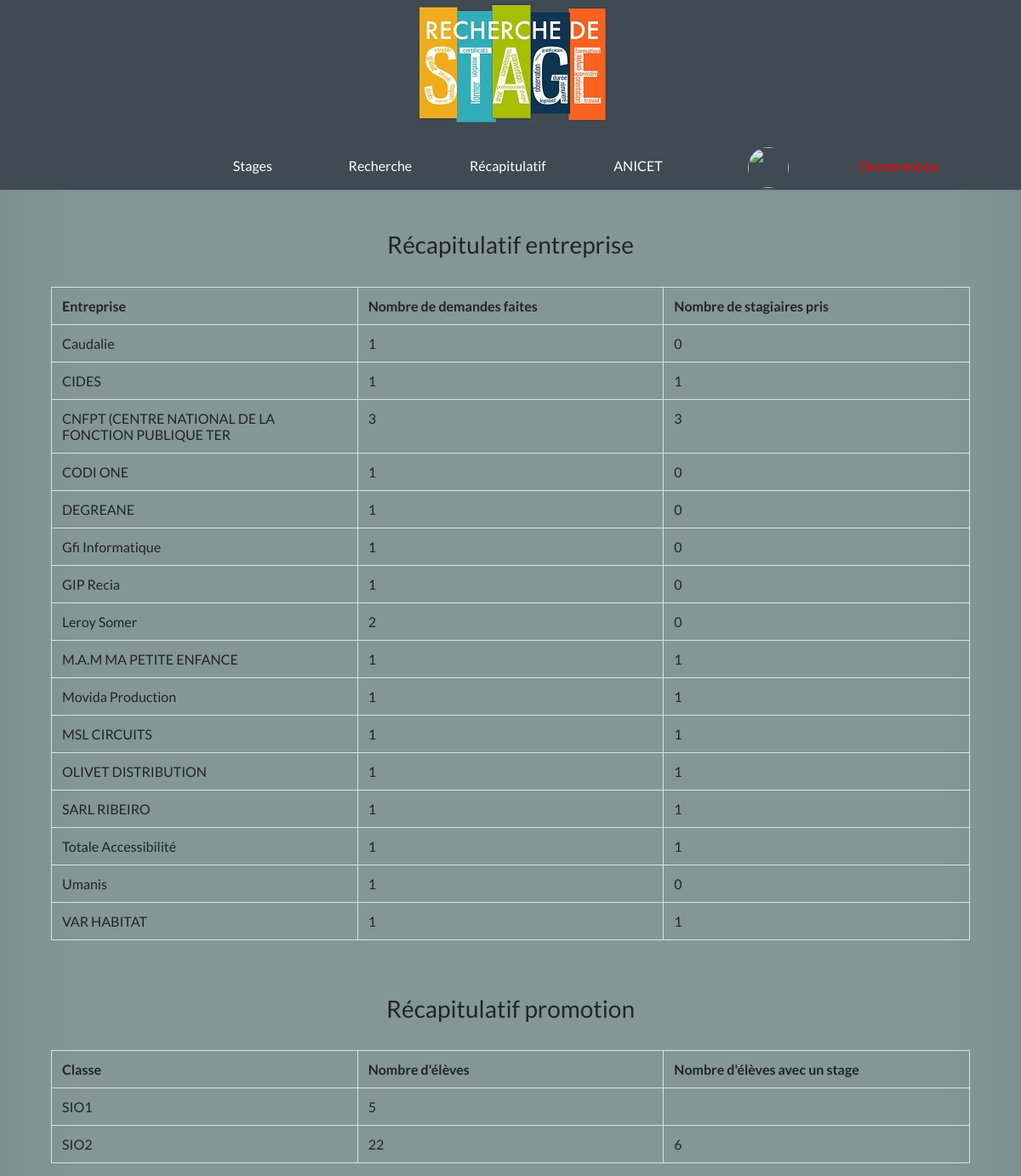
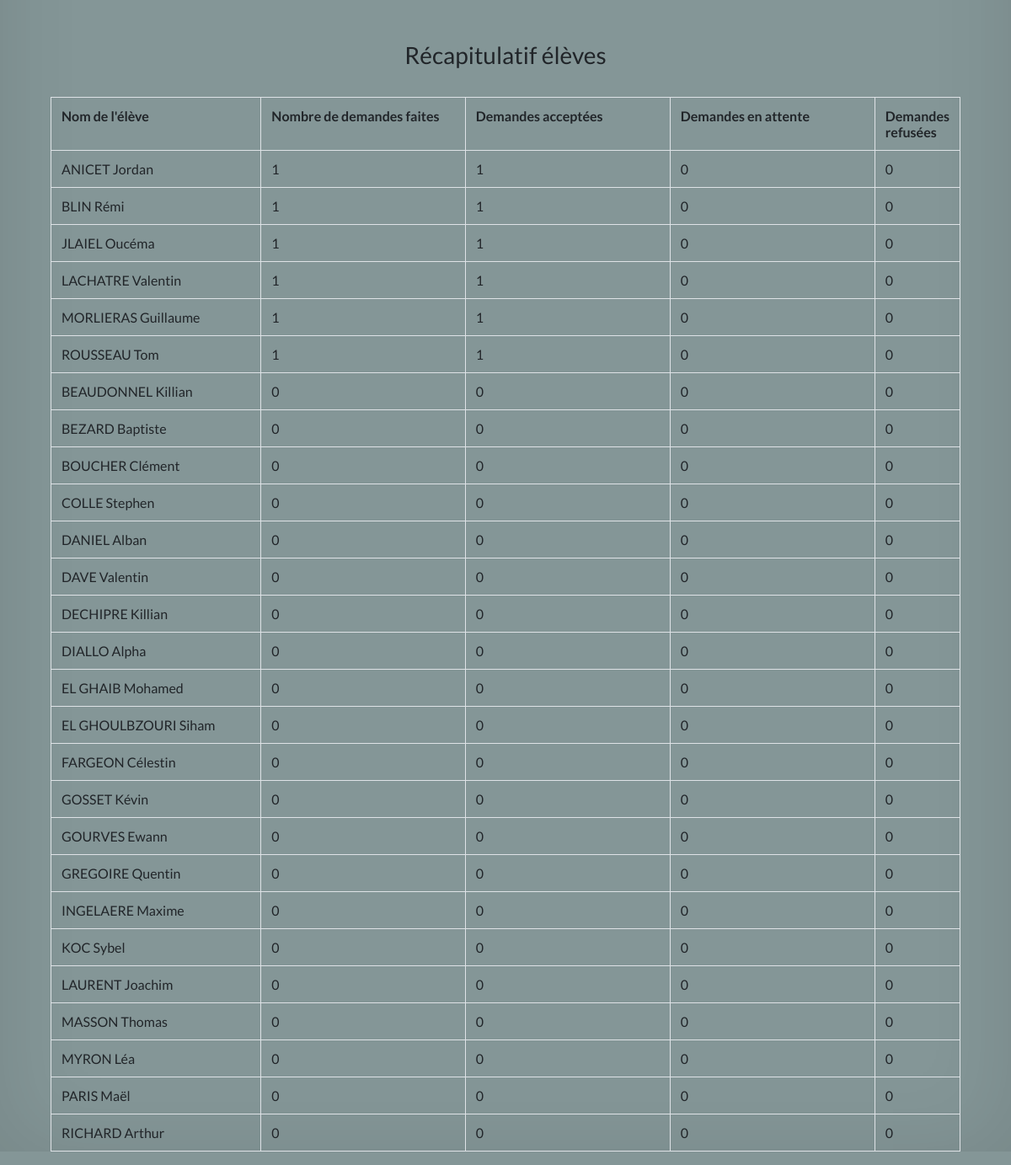
The app's page /tableaurec.php (signed in) with its own data (2 pictures, top to bottom).
### tables this page shows
CREATE TABLE `sta_entreprise` (
  `SIRET` varchar(50) NOT NULL,
  `nom` varchar(50) NOT NULL,
  `code_NAF` varchar(50) NOT NULL,
  `tel` varchar(50) NOT NULL,
  `Mail` varchar(50) NOT NULL,
  `cpville` varchar(50) NOT NULL,
  `nb_demande` int(11) NOT NULL
);

CREATE TABLE `sta_etudiant` (
  `idetudiant` int(11) NOT NULL,
  `nom` varchar(50) NOT NULL,
  `prenom` varchar(50) NOT NULL,
  `idclasse` int(11) NOT NULL,
  `idpromotion` int(11) NOT NULL,
  `email` varchar(50) NOT NULL,
  `photo` varchar(50) NOT NULL,
  `mdp` varchar(60) NOT NULL,
  `type` int(11) DEFAULT 1
);

### tableaurec.php (the view, shortened to what this page needs)
<html lang="fr">
    <head>
        <link rel="stylesheet" type="text/css" href="style.css">
        <link rel="stylesheet" href="https://maxcdn.bootstrapcdn.com/bootstrap/4.0.0/css/bootstrap.min.css">
    </head>
    <body>
        <header>
            <?php
            include 'barrenav.php';
            ?>
        </header>
        <br><br>
        <div class="conteneur">
            <table class="table table-bordered">
                <h3>Récapitulatif entreprise</h3>
                <br>
                <tr>
                    <th data-column-id="entreprise" data-type="numeric" data-identifier="true">Entreprise</th>
                    <th data-column-id="demandefaite">Nombre de demandes faites</th>
                    <th data-column-id="stagiarepris">Nombre de stagiaires pris</th>
                </tr>
                <?php
                if (isset($_SESSION['nomC'])) {
                    $reponse = $connection->query('SELECT *  FROM sta_entreprise ORDER BY nom');
                    while ($donnees = $reponse->fetch()) {
                        echo '<tr>';
                        echo "<td>" . $donnees['nom'] . "</td>";
                        echo "<td>" . $donnees['nb_demande'] . "</td>";
                        $rep = $connection->query("SELECT count(*) as Nb_stagiaire_pris FROM `sta_demande` WHERE idetat = 4 AND SIRET = '" . $donnees['SIRET'] . "'");
                        $ligne = $rep->fetch();
                        echo "<td>" . $ligne['Nb_stagiaire_pris'] . "</td>";
                        echo '</tr>';
                    }
                    ?>
                </table>
            </div>
            <?php
        } else {
            header("Location: log.php?err=1");
        }
        ?>
        <br><br>
        <div class="conteneur">
            <table class="table table-bordered">
                <h3>Récapitulatif promotion</h3>
                <br>
                <tr>
                    <th data-column-id="classe" data-type="numeric" data-identifier="true">Classe</th>
                    <th data-column-id="nbeleves">Nombre d'élèves</th>
                    <th data-column-id="nbelevesstages">Nombre d'élèves avec un stage</th>
                </tr>
                <?php
                if (isset($_SESSION['nomC'])) {
                    $sql = 'SELECT c.libelle_classe, p.libelle_promotion, count(*) as nb_eleves FROM sta_etudiant e, sta_promotion p, sta_classe c WHERE e.idpromotion=p.id_promotion AND e.idclasse = c.idclasse
                    AND libelle_promotion IN (YEAR(CURDATE()), YEAR(CURDATE()-1)) AND c.idclasse <> 3  GROUP BY c.libelle_classe, p.libelle_promotion';
                    $reponse = $connection->query($sql);
                    while ($donnees = $reponse->fetch()) {
                        echo '<tr>';
                        echo "<td>" . $donnees['libelle_classe'] . "</td>";
                        echo "<td>" . $donnees['nb_eleves'] . "</td>";
                        $sql2 = "SELECT c.libelle_classe, p.annee,count(*) as nb_eleves_pris FROM sta_etudiant e, sta_periode p, sta_classe c, sta_demande d WHERE e.idclasse=c.idclasse AND e.idetudiant = d.idetudiant AND d.idperiode = p.idperiode
                            AND d.idetat = 4 AND p.annee IN (YEAR(CURDATE()),YEAR(CURDATE())-1) AND c.idclasse NOT IN (3,4) AND c.libelle_classe = '" . $donnees['libelle_classe'] . "' GROUP BY c.libelle_classe, p.annee";
                        $reponse2 = $connection->query($sql2);
                        $donnees2 = $reponse2->fetch();
                        echo "<td>" . $donnees2['nb_eleves_pris'] . "</td>";
                        echo '</tr>';
                    }
                    ?>
                </table>
            </div>
            <?php
        } else {
            header("Location: log.php?err=1");
        }
        ?>
        <br><br>
        <div class="conteneur">
            <table class="table table-bordered">
                <h3>Récapitulatif élèves</h3>
                <br>
                <tr>
                    <th data-column-id="id" data-type="numeric" data-identifier="true">Nom de l'élève</th>
                    <th data-column-id="raisonrefus">Nombre de demandes faites</th>
                    <th data-column-id="datedemande">Demandes acceptées</th>
                    <th data-column-id="datedemande">Demandes en attente</th>
                    <th data-column-id="datedemande">Demandes refusées</th>
                </tr>
                <?php
                if (isset($_SESSION['nomC'])) {
                    $reponse = $connection->query('SELECT e.idetudiant, e.nom, e.prenom,count(*) as nb_demandes FROM sta_etudiant e, sta_periode p, sta_demande d, sta_classe c WHERE e.idetudiant = d.idetudiant AND d.idperiode = p.idperiode AND c.idclasse = e.idclasse
                    AND p.annee IN (YEAR(CURDATE()),YEAR(CURDATE())-1) AND c.idclasse NOT IN (3,4) GROUP BY e.idetudiant, e.nom, e.prenom');
                    while ($donnees = $reponse->fetch()) {
                        echo '<tr>';
                        echo "<td>" . $donnees['nom'] . " " . $donnees['prenom'] . "</td>";
                        echo "<td>" . $donnees['nb_demandes'] . "</td>";
                        $sql2 = "SELECT e.idetudiant, e.nom, e.prenom,count(*) as nb_demandes_accepte FROM sta_etudiant e, sta_periode p, sta_demande d, sta_classe c WHERE e.idetudiant = d.idetudiant AND d.idperiode = p.idperiode AND c.idclasse = e.idclasse"
                                . " AND e.idetudiant=" . $donnees['idetudiant'] . " AND d.idetat = 4  AND p.annee IN (YEAR(CURDATE()),YEAR(CURDATE())-1)";
                        $reponse2 = $connection->query($sql2);
                        $donnees2 = $reponse2->fetch();
                        echo "<td>" . $donnees2['nb_demandes_accepte'] . "</td>";
                        $sql3 = "SELECT e.idetudiant, e.nom, e.prenom,count(*) as nb_demandes_attente FROM sta_etudiant e, sta_periode p, sta_demande d, sta_classe c WHERE e.idetudiant = d.idetudiant AND d.idperiode = p.idperiode AND c.idclasse = e.idclasse"
                                . " AND e.idetudiant=" . $donnees['idetudiant'] . " AND d.idetat = 5  AND p.annee IN (YEAR(CURDATE()),YEAR(CURDATE())-1)";
                        $reponse3 = $connection->query($sql3);
                        $donnees3 = $reponse3->fetch();
                        echo "<td>" . $donnees3['nb_demandes_attente'] . "</td>";
                        $sql4 = "SELECT e.idetudiant, e.nom, e.prenom,count(*) as nb_demandes_refuse FROM sta_etudiant e, sta_periode p, sta_demande d, sta_classe c WHERE e.idetudiant = d.idetudiant AND d.idperiode = p.idperiode AND c.idclasse = e.idclasse"
                                . " AND e.idetudiant=" . $donnees['idetudiant'] . " AND d.idetat = 6  AND p.annee IN (YEAR(CURDATE()),YEAR(CURDATE())-1)";
                        $reponse4 = $connection->query($sql4);
                        $donnees4 = $reponse4->fetch();
                        echo "<td>" . $donnees4['nb_demandes_refuse'] . "</td>";
                        echo '</tr>';
                    }
                    $reponse = $connection->query('SELECT nom, prenom FROM sta_etudiant e, sta_classe c WHERE idetudiant not in (SELECT idetudiant
                                                                                                                        FROM sta_demande d,sta_periode p
                                                                                                                        WHERE p.idperiode = d.idperiode
                                                                                                                        AND p.annee IN (YEAR(CURDATE()),YEAR(CURDATE())-1))
                                                AND c.idclasse NOT IN (3,4)
                                                AND c.idclasse = e.idclasse');
                    while ($donnees = $reponse->fetch()) {
                        echo '<tr>';
                        echo "<td>" . $donnees['nom'] . " " . $donnees['prenom'] . "</td>";
                        echo "<td>0</td>";
                        echo "<td>0</td>";
                        echo "<td>0</td>";
                        echo "<td>0</td>";
                        echo "</tr>";
                    }
                    ?>
                </table>
            </div>
            <?php
        } else {
            header("Location: log.php?err=1");
        }
        ?>
    </body>
</html>

### style.css (style rules this page uses)
body { font-family: Lato, Arial; margin: 0; padding: 0; box-shadow: 0px 0px 100px rgba(0, 0, 0, 0.1) inset; min-width: 1040px; min-height: 100vh; text-align: center; background-color: rgb(132, 150, 151); }
header { margin: 0; padding: 0; background-color: rgb(63, 74, 82); }
table { border: medium solid rgb(63, 74, 82); width: 50%; margin-left: auto; margin-right: auto; }
td, th { border: medium solid rgb(63, 74, 82); width: 25%; }
.conteneur { margin-left: 5%; margin-right: 5%; }

### records on screen
sta_entreprise: nom "Caudalie", nb_demande "1", Nb_stagiaire_pris "0"
sta_entreprise: nom "CIDES", nb_demande "1", Nb_stagiaire_pris "1"
sta_entreprise: nom "CNFPT (CENTRE NATIONAL DE LA FONCTION PUBLIQUE TER", nb_demande "3", Nb_stagiaire_pris "3"
sta_entreprise: nom "CODI ONE", nb_demande "1", Nb_stagiaire_pris "0"
sta_entreprise: nom "DEGREANE", nb_demande "1", Nb_stagiaire_pris "0"
sta_entreprise: nom "Gfi Informatique", nb_demande "1", Nb_stagiaire_pris "0"
sta_entreprise: nom "GIP Recia", nb_demande "1", Nb_stagiaire_pris "0"
sta_entreprise: nom "Leroy Somer", nb_demande "2", Nb_stagiaire_pris "0"
sta_entreprise: nom "M.A.M MA PETITE ENFANCE", nb_demande "1", Nb_stagiaire_pris "1"
sta_entreprise: nom "Movida Production", nb_demande "1", Nb_stagiaire_pris "1"
sta_entreprise: nom "MSL CIRCUITS", nb_demande "1", Nb_stagiaire_pris "1"
sta_entreprise: nom "OLIVET DISTRIBUTION", nb_demande "1", Nb_stagiaire_pris "1"
sta_entreprise: nom "SARL RIBEIRO", nb_demande "1", Nb_stagiaire_pris "1"
sta_entreprise: nom "Totale Accessibilité", nb_demande "1", Nb_stagiaire_pris "1"
sta_entreprise: nom "Umanis", nb_demande "1", Nb_stagiaire_pris "0"
sta_entreprise: nom "VAR HABITAT", nb_demande "1", Nb_stagiaire_pris "1"
sta_etudiant: nom "ANICET", prenom "Jordan", nb_demandes "1", nb_demandes_accepte "1", nb_demandes_attente "0", nb_demandes_refuse "0"
sta_etudiant: nom "BLIN", prenom "Rémi", nb_demandes "1", nb_demandes_accepte "1", nb_demandes_attente "0", nb_demandes_refuse "0"
sta_etudiant: nom "JLAIEL", prenom "Oucéma", nb_demandes "1", nb_demandes_accepte "1", nb_demandes_attente "0", nb_demandes_refuse "0"
sta_etudiant: nom "LACHATRE", prenom "Valentin", nb_demandes "1", nb_demandes_accepte "1", nb_demandes_attente "0", nb_demandes_refuse "0"
sta_etudiant: nom "MORLIERAS", prenom "Guillaume", nb_demandes "1", nb_demandes_accepte "1", nb_demandes_attente "0", nb_demandes_refuse "0"
sta_etudiant: nom "ROUSSEAU", prenom "Tom", nb_demandes "1", nb_demandes_accepte "1", nb_demandes_attente "0", nb_demandes_refuse "0"
sta_etudiant: nom "BEAUDONNEL", prenom "Killian"
sta_etudiant: nom "BEZARD", prenom "Baptiste"
sta_etudiant: nom "BOUCHER", prenom "Clément"
sta_etudiant: nom "COLLE", prenom "Stephen"
sta_etudiant: nom "DANIEL", prenom "Alban"
sta_etudiant: nom "DAVE", prenom "Valentin"
sta_etudiant: nom "DECHIPRE", prenom "Killian"
sta_etudiant: nom "DIALLO", prenom "Alpha"
sta_etudiant: nom "EL GHAIB", prenom "Mohamed"
sta_etudiant: nom "EL GHOULBZOURI", prenom "Siham"
sta_etudiant: nom "FARGEON", prenom "Célestin"
sta_etudiant: nom "GOSSET", prenom "Kévin"
sta_etudiant: nom "GOURVES", prenom "Ewann"
sta_etudiant: nom "GREGOIRE", prenom "Quentin"
sta_etudiant: nom "INGELAERE", prenom "Maxime"
sta_etudiant: nom "KOC", prenom "Sybel"
sta_etudiant: nom "LAURENT", prenom "Joachim"
sta_etudiant: nom "MASSON", prenom "Thomas"
sta_etudiant: nom "MYRON", prenom "Léa"
sta_etudiant: nom "PARIS", prenom "Maël"
sta_etudiant: nom "RICHARD", prenom "Arthur"

### other values on screen
$_SESSION['nomC'] "ANICET"
$donnees['libelle_classe'] "SIO1"
$donnees['nb_eleves'] "5"
$donnees['libelle_classe'] "SIO2"
$donnees['nb_eleves'] "22"
$donnees2['nb_eleves_pris'] "6"
